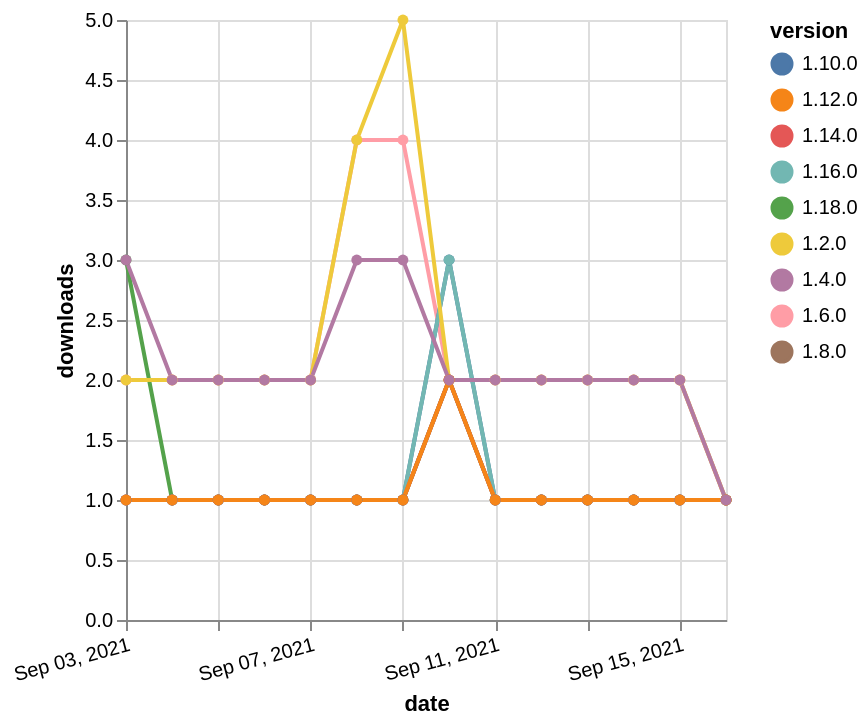

Vega-Lite specification stored for this chart:
### Vega-Lite specification from a JSON file in a GitHub repository (floating-point values rounded to 4 significant figures)
{"$schema": "https://vega.github.io/schema/vega-lite/v5.json", "description": "A simple bar chart with embedded data.", "data": {"values": [{"date": "2021-09-03", "total": 2421, "delta": 2, "version": "1.6.0"}, {"date": "2021-09-04", "total": 2423, "delta": 2, "version": "1.6.0"}, {"date": "2021-09-05", "total": 2425, "delta": 2, "version": "1.6.0"}, {"date": "2021-09-06", "total": 2427, "delta": 2, "version": "1.6.0"}, {"date": "2021-09-07", "total": 2429, "delta": 2, "version": "1.6.0"}, {"date": "2021-09-08", "total": 2433, "delta": 4, "version": "1.6.0"}, {"date": "2021-09-09", "total": 2437, "delta": 4, "version": "1.6.0"}, {"date": "2021-09-10", "total": 2439, "delta": 2, "version": "1.6.0"}, {"date": "2021-09-11", "total": 2441, "delta": 2, "version": "1.6.0"}, {"date": "2021-09-12", "total": 2443, "delta": 2, "version": "1.6.0"}, {"date": "2021-09-13", "total": 2445, "delta": 2, "version": "1.6.0"}, {"date": "2021-09-14", "total": 2447, "delta": 2, "version": "1.6.0"}, {"date": "2021-09-15", "total": 2449, "delta": 2, "version": "1.6.0"}, {"date": "2021-09-16", "total": 2450, "delta": 1, "version": "1.6.0"}, {"date": "2021-09-03", "total": 115, "delta": 3, "version": "1.18.0"}, {"date": "2021-09-04", "total": 116, "delta": 1, "version": "1.18.0"}, {"date": "2021-09-05", "total": 117, "delta": 1, "version": "1.18.0"}, {"date": "2021-09-06", "total": 118, "delta": 1, "version": "1.18.0"}, {"date": "2021-09-07", "total": 119, "delta": 1, "version": "1.18.0"}, {"date": "2021-09-08", "total": 120, "delta": 1, "version": "1.18.0"}, {"date": "2021-09-09", "total": 121, "delta": 1, "version": "1.18.0"}, {"date": "2021-09-10", "total": 123, "delta": 2, "version": "1.18.0"}, {"date": "2021-09-11", "total": 124, "delta": 1, "version": "1.18.0"}, {"date": "2021-09-12", "total": 125, "delta": 1, "version": "1.18.0"}, {"date": "2021-09-13", "total": 126, "delta": 1, "version": "1.18.0"}, {"date": "2021-09-14", "total": 127, "delta": 1, "version": "1.18.0"}, {"date": "2021-09-15", "total": 128, "delta": 1, "version": "1.18.0"}, {"date": "2021-09-16", "total": 129, "delta": 1, "version": "1.18.0"}, {"date": "2021-09-03", "total": 224, "delta": 1, "version": "1.8.0"}, {"date": "2021-09-04", "total": 225, "delta": 1, "version": "1.8.0"}, {"date": "2021-09-05", "total": 226, "delta": 1, "version": "1.8.0"}, {"date": "2021-09-06", "total": 227, "delta": 1, "version": "1.8.0"}, {"date": "2021-09-07", "total": 228, "delta": 1, "version": "1.8.0"}, {"date": "2021-09-08", "total": 229, "delta": 1, "version": "1.8.0"}, {"date": "2021-09-09", "total": 230, "delta": 1, "version": "1.8.0"}, {"date": "2021-09-10", "total": 232, "delta": 2, "version": "1.8.0"}, {"date": "2021-09-11", "total": 233, "delta": 1, "version": "1.8.0"}, {"date": "2021-09-12", "total": 234, "delta": 1, "version": "1.8.0"}, {"date": "2021-09-13", "total": 235, "delta": 1, "version": "1.8.0"}, {"date": "2021-09-14", "total": 236, "delta": 1, "version": "1.8.0"}, {"date": "2021-09-15", "total": 237, "delta": 1, "version": "1.8.0"}, {"date": "2021-09-16", "total": 238, "delta": 1, "version": "1.8.0"}, {"date": "2021-09-03", "total": 303, "delta": 1, "version": "1.10.0"}, {"date": "2021-09-04", "total": 304, "delta": 1, "version": "1.10.0"}, {"date": "2021-09-05", "total": 305, "delta": 1, "version": "1.10.0"}, {"date": "2021-09-06", "total": 306, "delta": 1, "version": "1.10.0"}, {"date": "2021-09-07", "total": 307, "delta": 1, "version": "1.10.0"}, {"date": "2021-09-08", "total": 308, "delta": 1, "version": "1.10.0"}, {"date": "2021-09-09", "total": 309, "delta": 1, "version": "1.10.0"}, {"date": "2021-09-10", "total": 312, "delta": 3, "version": "1.10.0"}, {"date": "2021-09-11", "total": 313, "delta": 1, "version": "1.10.0"}, {"date": "2021-09-12", "total": 314, "delta": 1, "version": "1.10.0"}, {"date": "2021-09-13", "total": 315, "delta": 1, "version": "1.10.0"}, {"date": "2021-09-14", "total": 316, "delta": 1, "version": "1.10.0"}, {"date": "2021-09-15", "total": 317, "delta": 1, "version": "1.10.0"}, {"date": "2021-09-16", "total": 318, "delta": 1, "version": "1.10.0"}, {"date": "2021-09-03", "total": 171, "delta": 1, "version": "1.16.0"}, {"date": "2021-09-04", "total": 172, "delta": 1, "version": "1.16.0"}, {"date": "2021-09-05", "total": 173, "delta": 1, "version": "1.16.0"}, {"date": "2021-09-06", "total": 174, "delta": 1, "version": "1.16.0"}, {"date": "2021-09-07", "total": 175, "delta": 1, "version": "1.16.0"}, {"date": "2021-09-08", "total": 176, "delta": 1, "version": "1.16.0"}, {"date": "2021-09-09", "total": 177, "delta": 1, "version": "1.16.0"}, {"date": "2021-09-10", "total": 180, "delta": 3, "version": "1.16.0"}, {"date": "2021-09-11", "total": 181, "delta": 1, "version": "1.16.0"}, {"date": "2021-09-12", "total": 182, "delta": 1, "version": "1.16.0"}, {"date": "2021-09-13", "total": 183, "delta": 1, "version": "1.16.0"}, {"date": "2021-09-14", "total": 184, "delta": 1, "version": "1.16.0"}, {"date": "2021-09-15", "total": 185, "delta": 1, "version": "1.16.0"}, {"date": "2021-09-16", "total": 186, "delta": 1, "version": "1.16.0"}, {"date": "2021-09-03", "total": 3010, "delta": 2, "version": "1.2.0"}, {"date": "2021-09-04", "total": 3012, "delta": 2, "version": "1.2.0"}, {"date": "2021-09-05", "total": 3014, "delta": 2, "version": "1.2.0"}, {"date": "2021-09-06", "total": 3016, "delta": 2, "version": "1.2.0"}, {"date": "2021-09-07", "total": 3018, "delta": 2, "version": "1.2.0"}, {"date": "2021-09-08", "total": 3022, "delta": 4, "version": "1.2.0"}, {"date": "2021-09-09", "total": 3027, "delta": 5, "version": "1.2.0"}, {"date": "2021-09-10", "total": 3029, "delta": 2, "version": "1.2.0"}, {"date": "2021-09-11", "total": 3031, "delta": 2, "version": "1.2.0"}, {"date": "2021-09-12", "total": 3033, "delta": 2, "version": "1.2.0"}, {"date": "2021-09-13", "total": 3035, "delta": 2, "version": "1.2.0"}, {"date": "2021-09-14", "total": 3037, "delta": 2, "version": "1.2.0"}, {"date": "2021-09-15", "total": 3039, "delta": 2, "version": "1.2.0"}, {"date": "2021-09-16", "total": 3040, "delta": 1, "version": "1.2.0"}, {"date": "2021-09-03", "total": 155, "delta": 1, "version": "1.14.0"}, {"date": "2021-09-04", "total": 156, "delta": 1, "version": "1.14.0"}, {"date": "2021-09-05", "total": 157, "delta": 1, "version": "1.14.0"}, {"date": "2021-09-06", "total": 158, "delta": 1, "version": "1.14.0"}, {"date": "2021-09-07", "total": 159, "delta": 1, "version": "1.14.0"}, {"date": "2021-09-08", "total": 160, "delta": 1, "version": "1.14.0"}, {"date": "2021-09-09", "total": 161, "delta": 1, "version": "1.14.0"}, {"date": "2021-09-10", "total": 163, "delta": 2, "version": "1.14.0"}, {"date": "2021-09-11", "total": 164, "delta": 1, "version": "1.14.0"}, {"date": "2021-09-12", "total": 165, "delta": 1, "version": "1.14.0"}, {"date": "2021-09-13", "total": 166, "delta": 1, "version": "1.14.0"}, {"date": "2021-09-14", "total": 167, "delta": 1, "version": "1.14.0"}, {"date": "2021-09-15", "total": 168, "delta": 1, "version": "1.14.0"}, {"date": "2021-09-16", "total": 169, "delta": 1, "version": "1.14.0"}, {"date": "2021-09-03", "total": 175, "delta": 1, "version": "1.12.0"}, {"date": "2021-09-04", "total": 176, "delta": 1, "version": "1.12.0"}, {"date": "2021-09-05", "total": 177, "delta": 1, "version": "1.12.0"}, {"date": "2021-09-06", "total": 178, "delta": 1, "version": "1.12.0"}, {"date": "2021-09-07", "total": 179, "delta": 1, "version": "1.12.0"}, {"date": "2021-09-08", "total": 180, "delta": 1, "version": "1.12.0"}, {"date": "2021-09-09", "total": 181, "delta": 1, "version": "1.12.0"}, {"date": "2021-09-10", "total": 183, "delta": 2, "version": "1.12.0"}, {"date": "2021-09-11", "total": 184, "delta": 1, "version": "1.12.0"}, {"date": "2021-09-12", "total": 185, "delta": 1, "version": "1.12.0"}, {"date": "2021-09-13", "total": 186, "delta": 1, "version": "1.12.0"}, {"date": "2021-09-14", "total": 187, "delta": 1, "version": "1.12.0"}, {"date": "2021-09-15", "total": 188, "delta": 1, "version": "1.12.0"}, {"date": "2021-09-16", "total": 189, "delta": 1, "version": "1.12.0"}, {"date": "2021-09-03", "total": 2574, "delta": 3, "version": "1.4.0"}, {"date": "2021-09-04", "total": 2576, "delta": 2, "version": "1.4.0"}, {"date": "2021-09-05", "total": 2578, "delta": 2, "version": "1.4.0"}, {"date": "2021-09-06", "total": 2580, "delta": 2, "version": "1.4.0"}, {"date": "2021-09-07", "total": 2582, "delta": 2, "version": "1.4.0"}, {"date": "2021-09-08", "total": 2585, "delta": 3, "version": "1.4.0"}, {"date": "2021-09-09", "total": 2588, "delta": 3, "version": "1.4.0"}, {"date": "2021-09-10", "total": 2590, "delta": 2, "version": "1.4.0"}, {"date": "2021-09-11", "total": 2592, "delta": 2, "version": "1.4.0"}, {"date": "2021-09-12", "total": 2594, "delta": 2, "version": "1.4.0"}, {"date": "2021-09-13", "total": 2596, "delta": 2, "version": "1.4.0"}, {"date": "2021-09-14", "total": 2598, "delta": 2, "version": "1.4.0"}, {"date": "2021-09-15", "total": 2600, "delta": 2, "version": "1.4.0"}, {"date": "2021-09-16", "total": 2601, "delta": 1, "version": "1.4.0"}]}, "width": "container", "mark": {"type": "line", "point": {"filled": true}}, "encoding": {"x": {"field": "date", "type": "temporal", "timeUnit": "yearmonthdate", "title": "date", "axis": {"labelAngle": -15}}, "y": {"field": "delta", "type": "quantitative", "title": "downloads"}, "color": {"field": "version", "type": "nominal"}, "tooltip": {"field": "delta"}}}
